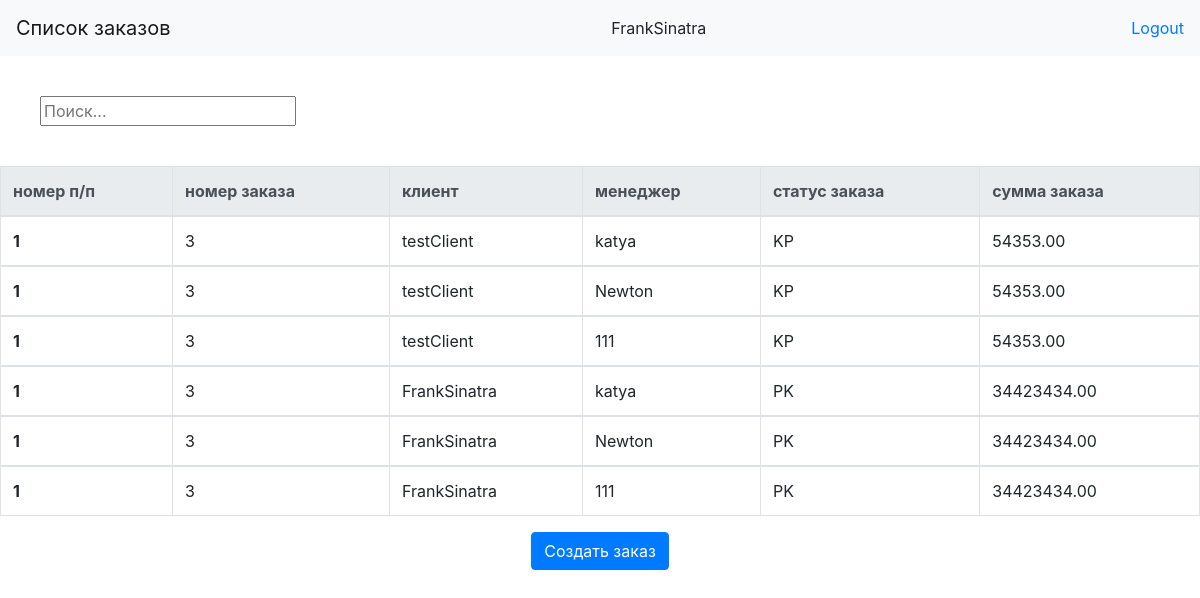
/orders_list (signed in), run on the app's committed database.
### orders/models.py (models this page shows)
class Users(AbstractUser):
    user_type = models.CharField(max_length=2, default='test', choices=[
                                 ('MN', 'Manager'), ('CL', 'Client')], verbose_name='Пользователи')

class Order(models.Model):
    products_list = models.ForeignKey(Products, on_delete=models.CASCADE)
    client = models.ForeignKey(Users, on_delete=models.CASCADE)
    author = models.CharField(max_length=100, verbose_name='Автор')
    number = models.IntegerField()
    order_price = models.DecimalField(
        max_digits=10, decimal_places=2, default=0, verbose_name='Сумма заказа')
    order_comments = models.TextField(
        blank=True, null=True, default=None, verbose_name='Комментарий к заказу')
    order_status = models.CharField(max_length=50, choices=[('SN', 'Status new'), ('PK', 'Prepare kp'), ('KP', 'Kp'), ('OR', 'Order'), ]
                                    )
    date_and_time_of_order = models.DateTimeField(
        auto_now_add=True, auto_now=False, verbose_name='Создан')
    date_and_time_of_change_of_order = models.DateTimeField(
        auto_now_add=False, auto_now=True, verbose_name='Обновлён')
    class Meta:
        verbose_name = 'Заказ'
        verbose_name_plural = 'Заказы'

### orders/views.py (the view)
# urls.py: path('orders_list', views.orders_list_page, name='orders'),
@login_required
def orders_list_page(request):
    data = {'Orders': Order.objects.all(
    ), 'Users': Users.objects.filter(user_type='MN')}
    return render(request, "order_list.html", context=data)

### templates/order_list.html (shortened to what this page needs)
<!DOCTYPE html>
<html lang="en">
<head>
    <link rel="stylesheet" href="https://maxcdn.bootstrapcdn.com/bootstrap/4.0.0/css/bootstrap.min.css"
>
</head>
<body>
  <header>
    <header>
    <nav class="navbar navbar-light bg-light">
    <a class="navbar-brand" href="#">Список заказов</a>
        {% if user.is_authenticated %}
     <div class = 'uname'> {{ request.user.username }} </div>
     <a href='{% url "logout" %}'> Logout</a>
     {% else %}
     <a href='{% url "login" %}'> Login</a>
     {% endif %}
    </nav>
    </header>
   </header>
    <input type="text" id="myInput" onkeyup="tableSearch()" placeholder="Поиск..."  style='margin:40px'>
    <table class="table table-bordered" id='myTable'>
    <thead class="thead-light">
      <tr>
        <th scope="col">номер п/п</th>
        <th scope="col">номер заказа</th>
        <th scope="col">клиент</th>
        <th scope="col"> менеджер</th>
        <th scope="col">статус заказа </th>
        <th scope="col">сумма заказа</th>
      </tr>
    </thead>
       {% for i in Orders%}
       {% for mn in Users %}
      <tbody>
        <tr>
          <th scope="row">1</th>
          <td>{{ i.number }} </td>
          <td>{{ i.client }}</td>
          <td>{{ mn }}</td>
          <td> {{ i.order_status }} </td>
          <td> {{ i.order_price }} </td>
      </tr>
      {% endfor %}
       {% endfor %}
    </tbody>
  </table>
  <center><button type="submit" class="btn btn-primary" onclick="window.location.href = 'http://localhost:8000/order';">Создать заказ</button>
</body>
</html>

### data on the page
Users: user.username "FrankSinatra"
Order: number "3", client "testClient", order_status "KP", order_price "54353.00"
Users: username "katya"
Users: username "Newton"
Users: username "111"
Order: number "3", client "FrankSinatra", order_status "PK", order_price "34423434.00"
